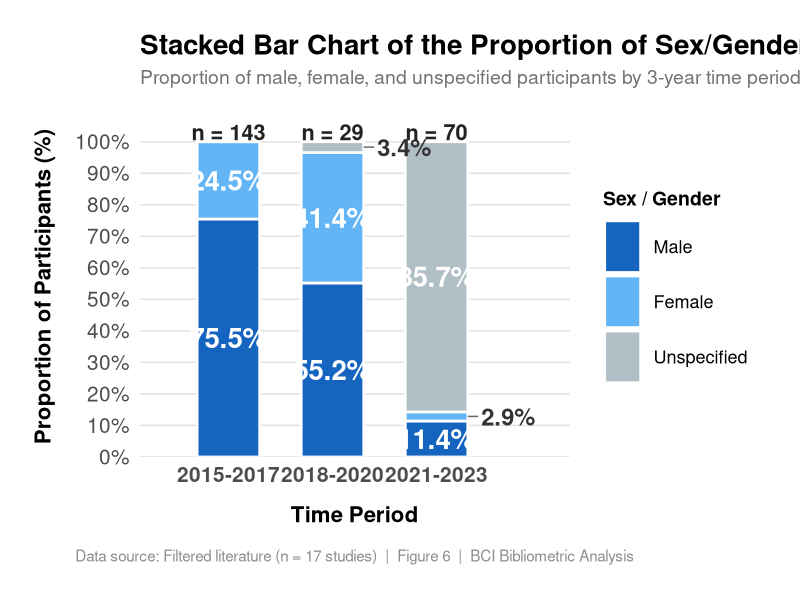
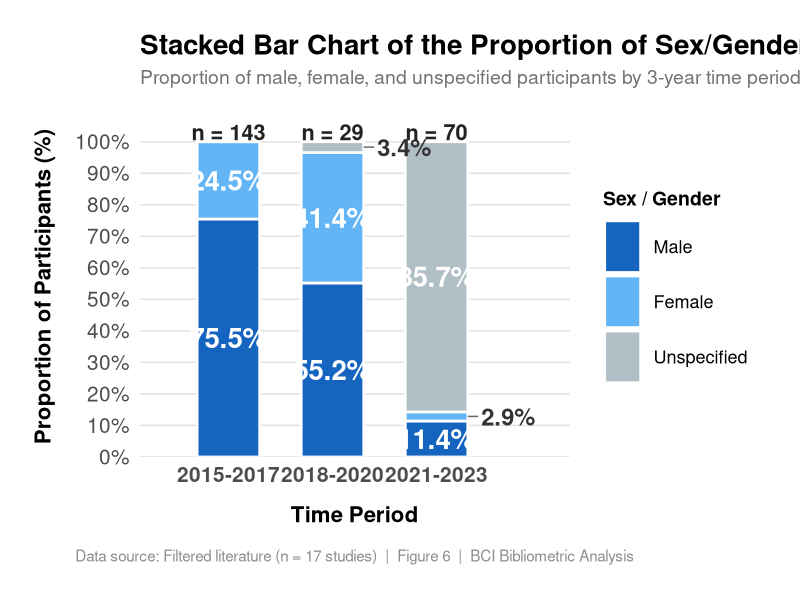

The R source for these figures, in order:
pkgs <- c("ggplot2", "dplyr", "tidyr", "scales")
for (p in pkgs) if (!requireNamespace(p, quietly = TRUE)) install.packages(p)

library(ggplot2)
library(dplyr)
library(tidyr)
library(scales)

# Load Data
df <- read.csv("Figure6DataExtraction.csv", stringsAsFactors = FALSE)

df <- df %>%
  mutate(Period = case_when(
    Year >= 2015 & Year <= 2017 ~ "2015-2017",
    Year >= 2018 & Year <= 2020 ~ "2018-2020",
    Year >= 2021 & Year <= 2023 ~ "2021-2023",
    TRUE ~ "Other"
  ))

agg <- df %>%
  group_by(Period) %>%
  summarise(
    Male            = sum(Male,            na.rm = TRUE),
    Female          = sum(Female,          na.rm = TRUE),
    Sex_Unspecified = sum(Sex_Unspecified, na.rm = TRUE),
    .groups = "drop"
  ) %>%
  mutate(Total = Male + Female + Sex_Unspecified)


agg <- agg %>%
  mutate(
    Male_pct   = round(Male            / Total * 100, 1),
    Female_pct = round(Female          / Total * 100, 1),
    Unspc_pct  = round(Sex_Unspecified / Total * 100, 1)
  )

print(agg %>% select(Period, Total, Male_pct, Female_pct, Unspc_pct))

long <- agg %>%
  select(Period, Total, Male_pct, Female_pct, Unspc_pct) %>%
  pivot_longer(
    cols      = c(Male_pct, Female_pct, Unspc_pct),
    names_to  = "Sex",
    values_to = "Percentage"
  ) %>%
  mutate(
    Sex = recode(Sex,
                 "Male_pct"   = "Male",
                 "Female_pct" = "Female",
                 "Unspc_pct"  = "Unspecified"
    )
  )

STACK_ORDER <- c("Male", "Female", "Unspecified")

period_levels <- c("2015-2017", "2018-2020", "2021-2023")

plot_data <- long %>%
  mutate(
    Sex    = factor(Sex,    levels = STACK_ORDER),
    Period = factor(Period, levels = period_levels)
  ) %>%
  arrange(Period, Sex) %>%         
  group_by(Period) %>%
  mutate(
    ymax    = cumsum(Percentage),        
    ymin    = ymax - Percentage,          
    label_y = (ymin + ymax) / 2,           
    x_pos   = as.numeric(Period)         
  ) %>%
  ungroup()

print(plot_data %>% select(Period, Sex, Percentage, ymin, ymax, label_y))

sex_colours <- c(
  "Male"        = "#1565C0",   # deep blue
  "Female"      = "#64B5F6",   # light blue
  "Unspecified" = "#B0BEC5"    # blue-grey
)

BAR_HALF_W <- 0.30   

INSIDE_THRESH <- 5

inside_labels  <- filter(plot_data, Percentage >= INSIDE_THRESH)
outside_labels <- filter(plot_data, Percentage >  0 & Percentage < INSIDE_THRESH)

n_labels <- agg %>%
  mutate(
    x_pos   = as.numeric(factor(Period, levels = period_levels)),
    label_y = 103
  )

# Plotting

p <- ggplot() +
  
  geom_rect(
    data = plot_data,
    aes(
      xmin = x_pos - BAR_HALF_W,
      xmax = x_pos + BAR_HALF_W,
      ymin = ymin,
      ymax = ymax,
      fill = Sex
    ),
    colour    = "white",
    linewidth = 0.9
  ) +
  
  geom_text(
    data = inside_labels,
    aes(
      x     = x_pos,
      y     = label_y,
      label = paste0(Percentage, "%")
    ),
    fontface = "bold",
    size     = 7,          
    colour   = "white",
    family   = "Helvetica"
  ) +
  
  geom_segment(
    data = outside_labels,
    aes(
      x    = x_pos + BAR_HALF_W,
      xend = x_pos + BAR_HALF_W + 0.10,
      y    = label_y,
      yend = label_y
    ),
    colour    = "grey40",
    linewidth = 0.5
  ) +
  geom_text(
    data = outside_labels,
    aes(
      x     = x_pos + BAR_HALF_W + 0.13,
      y     = label_y,
      label = paste0(Percentage, "%")
    ),
    fontface = "bold",
    size     = 6,
    colour   = "grey20",
    hjust    = 0,
    family   = "Helvetica"
  ) +
  
  geom_text(
    data = n_labels,
    aes(x = x_pos, y = label_y, label = paste0("n = ", Total)),
    fontface = "bold",
    size     = 5.5,
    colour   = "#222222",
    family   = "Helvetica"
  ) +
  
  scale_fill_manual(
    values = sex_colours,
    name   = "Sex / Gender",
    guide  = guide_legend(reverse = FALSE)
  ) +
  
  scale_x_continuous(
    breaks = 1:3,
    labels = period_levels,
    expand = expansion(add = c(0.55, 0.85))  
  ) +
  
  scale_y_continuous(
    limits = c(0, 108),
    breaks = seq(0, 100, by = 10),
    labels = function(x) paste0(x, "%"),
    expand = expansion(mult = c(0, 0))
  ) +
  
  labs(
    title    = "Stacked Bar Chart of the Proportion of Sex/Gender Representation of Participants in BCI Studies by Time Periods",
    subtitle = "Proportion of male, female, and unspecified participants by 3-year time period",
    x        = "Time Period",
    y        = "Proportion of Participants (%)",
    caption  = paste0(
      "Data source: Filtered literature (n = ", nrow(df),
      " studies)  |  Figure 6  |  BCI Bibliometric Analysis"
    )
  ) +
  
  theme_minimal(base_family = "Helvetica", base_size = 16) +
  theme(
    plot.title         = element_text(face = "bold", size = 20,
                                      margin = margin(b = 6)),
    plot.subtitle      = element_text(size = 14, colour = "grey45",
                                      margin = margin(b = 20)),
    plot.caption       = element_text(size = 11, colour = "grey55",
                                      margin = margin(t = 16), hjust = 0.5),
    axis.title.x       = element_text(face = "bold", size = 16,
                                      margin = margin(t = 14)),
    axis.title.y       = element_text(face = "bold", size = 16,
                                      margin = margin(r = 14)),
    axis.text          = element_text(size = 15),
    axis.text.x        = element_text(face = "bold"),
    panel.grid.major.x = element_blank(),
    panel.grid.minor   = element_blank(),
    panel.grid.major.y = element_line(colour = "grey88", linewidth = 0.5),
    legend.position    = "right",
    legend.title       = element_text(face = "bold", size = 14),
    legend.text        = element_text(size = 13),
    legend.key.height  = unit(1.4, "cm"),
    legend.key.width   = unit(1.0, "cm"),
    plot.margin        = margin(25, 30, 25, 25),
    plot.background    = element_rect(fill = "white", colour = NA),
    panel.background   = element_rect(fill = "white", colour = NA)
  )

print(p)

output_file <- "Figure6_Sex_StackedBarChart.png"
ggsave(
  filename = output_file,
  plot     = p,
  width    = 16,   
  height   = 11,    
  dpi      = 300,
  bg       = "white"
)


print(
  agg %>%
    select(Period, Total, Male, Female, Sex_Unspecified,
           Male_pct, Female_pct, Unspc_pct) %>%
    rename(
      "N Total"       = Total,
      "N Male"        = Male,
      "N Female"      = Female,
      "N Unspecified" = Sex_Unspecified,
      "% Male"        = Male_pct,
      "% Female"      = Female_pct,
      "% Unspecified" = Unspc_pct
    )
)
